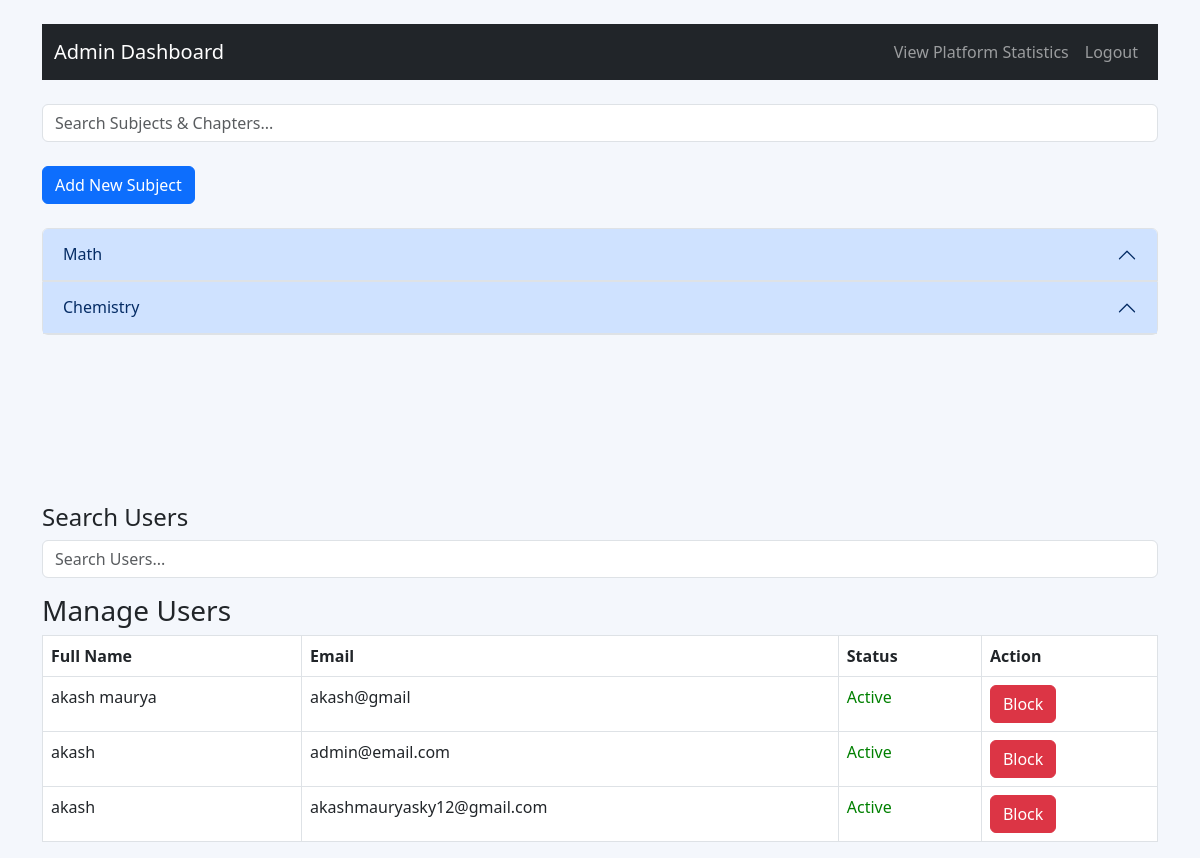
The page /admin/dashboard (signed in) on the database its author committed.
### tables this page shows
CREATE TABLE subjects (
                    id INTEGER PRIMARY KEY,
                    name TEXT UNIQUE,
                    description TEXT);

CREATE TABLE users (
                    id INTEGER PRIMARY KEY,
                    email TEXT UNIQUE,
                    password TEXT,
                    full_name TEXT,
                    qualification TEXT,
                    dob TEXT,
                    is_admin INTEGER DEFAULT 0,
                    is_blocked INTEGER DEFAULT 0);

### app.py (the view)
@app.route("/admin/dashboard", methods=["GET"])
def admin_dashboard():
    if "user" in session and session.get("is_admin"):
        conn = sqlite3.connect("database.db")
        c = conn.cursor()
        c.execute("SELECT id, name, description FROM subjects")
        subjects = c.fetchall()
        subjects_with_chapters = []
        for subject in subjects:
            c.execute("SELECT id, name FROM chapters WHERE subject_id = ?", (subject[0],))
            chapters = c.fetchall()
            chapters_with_quizzes = []
            for chapter in chapters:
                c.execute("SELECT id, date_of_quiz, time_duration FROM quizzes WHERE chapter_id = ?", (chapter[0],))
                quizzes = c.fetchall()
                quizzes_with_questions = []
                for quiz in quizzes:
                    c.execute("SELECT id, question_statement, option1, option2, option3, option4, correct_option FROM questions WHERE quiz_id = ?", (quiz[0],))
                    questions = c.fetchall()
                    quizzes_with_questions.append((quiz[0], quiz[1], quiz[2], questions))
                chapters_with_quizzes.append((chapter[0], chapter[1], quizzes_with_questions))
            subjects_with_chapters.append((subject[0], subject[1], subject[2], chapters_with_quizzes))
        c.execute("SELECT id, full_name, email, is_blocked FROM users WHERE is_admin = 0")
        users = c.fetchall()
        conn.close()
        return render_template("admin_dashboard.html", subjects=subjects_with_chapters, users=users)
    return redirect(url_for("login"))

### templates/admin_dashboard.html (shortened to what this page needs)
<!DOCTYPE html>
<html lang="en">
<head>
    <link rel="stylesheet" href="https://cdn.jsdelivr.net/npm/bootstrap@5.3.0/dist/css/bootstrap.min.css">
</head>
<body class="container mt-4" style="background-color: #f4f7fc;">
    <nav class="navbar navbar-expand-lg navbar-dark bg-dark mb-4">
        <div class="container-fluid">
            <a class="navbar-brand" href="#">Admin Dashboard</a>
            <div class="collapse navbar-collapse" id="navbarNav">
                <ul class="navbar-nav ms-auto">
                    <li class="nav-item">
                        <a class="nav-link" href="{{ url_for('admin_statistics') }}">View Platform Statistics</a>
                    </li>
                    <li class="nav-item">
                        <a class="nav-link" href="{{ url_for('logout') }}">Logout</a>
                    </li>
                </ul>
            </div>
        </div>
    </nav>
    <div class="mb-3">
        <input type="text" id="subjectSearchInput" class="form-control" placeholder="Search Subjects & Chapters..." onkeyup="searchSubjects()">
    </div>
    <button class="btn btn-primary" data-bs-toggle="modal" data-bs-target="#addSubjectModal">Add New Subject</button>
    <div class="accordion mt-4" id="subjectsAccordion">
        {% for subject in subjects %}
        <div class="accordion-item">
            <h2 class="accordion-header">
                <button class="accordion-button" data-bs-toggle="collapse" data-bs-target="#collapse{{ subject[0] }}">
                    {{ subject[1] }}
                </button>
            </h2>
        </div>
        {% endfor %}
    </div>
<br><br><br><br><br><br><br>
<h4>Search Users</h4>
    <div class="mb-3">
        <input type="text" id="userSearchInput" class="form-control" placeholder="Search Users..." onkeyup="filterUsers()">
    </div>
<h3>Manage Users</h3>
<table border="1" class="table table-bordered">
    <thead>
        <tr>
            <th>Full Name</th>
            <th>Email</th>
            <th>Status</th>
            <th>Action</th>
        </tr>
    </thead>
    <tbody id="userTableBody">
        {% for user in users %}
        <tr>
            <td>{{ user[1] }}</td>
            <td>{{ user[2] }}</td>
            <td>
                {% if user[3] == 1 %}
                    <span style="color: red;">Blocked</span>
                {% else %}
                    <span style="color: green;">Active</span>
                {% endif %}
            </td>
            <td>
                {% if user[3] == 1 %}
                    <form action="{{ url_for('unblock_user', user_id=user[0]) }}" method="POST">
                        <button type="submit" class="btn btn-success">Unblock</button>
                    </form>
                {% else %}
                    <form action="{{ url_for('block_user', user_id=user[0]) }}" method="POST">
                        <button type="submit" class="btn btn-danger">Block</button>
                    </form>
                {% endif %}
            </td>
        </tr>
        {% endfor %}
    </tbody>
</table>
</body>
</html>

### rows shown on the page
subjects: name "Math"
subjects: name "Chemistry"
users: full_name "akash maurya", email "akash@gmail", is_blocked "Active"
users: full_name "akash", email "admin@email.com", is_blocked "Active"
users: full_name "akash", email "akashmauryasky12@gmail.com", is_blocked "Active"
